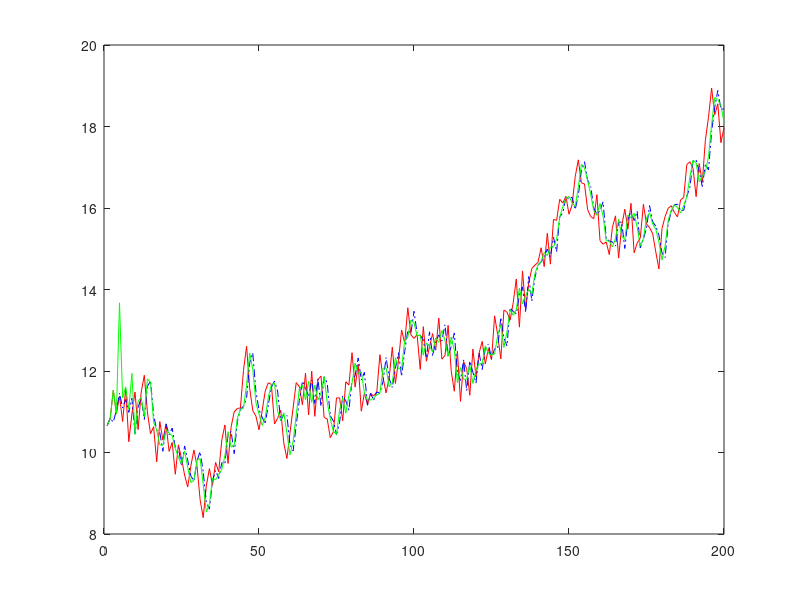

Reproduce this figure in MATLAB.
function out = rlsdata( )
%A demo to show recursive least squares parameter estimation and prediction.

clf;
numpts = 200;
order = 2;
noise = 2.0;
theta = [0.6;0.4];

disp('True parameter vector = ')
disp(theta');

y=10 + noise*(rand(1,order)-0.5);

for i=order+1:numpts,
  for j=1:order,
    phip(j) = y(i-j);
  end
  phi=phip';
  y(i)=theta'*phi + noise*(rand(1)-0.5);
end
x=[1:numpts];
plot(x,y,'r-');

disp('Press any key to plot predicted signal');
pause

hold on;

trsize = floor(numpts/20);

for i=1:order+1,
  ytr(:,i)=y(i:trsize+i-1)';
end

for i=1:order,
  A(:,i)=ytr(:,order-i+1);
end
b = ytr(:,order+1);

thetahat=(A'*A)\(A'*b);

disp('Estimate of parameter vector = ')
disp(thetahat');

for j=1:order,
  yhat(j)=y(j);
end

for i=order+1:numpts,
  for j=1:order,
    phip(j) = y(i-j);
  end
  phi=phip';
  yhat(i)=thetahat'*phi;
end
x=[1:numpts];
plot(x,yhat,'b-.');

disp('Press any key to plot RLS predicted signal');
pause

for i=1:order+1,
  ytr2(:,i)=y(i:order+i-1)';
end

for i=1:order,
  A2(:,i)=ytr2(:,order-i+1);
end
b2 = ytr2(:,order+1);

P=inv(A2'*A2);
that=P*A2'*b2;

for j=1:order,
  yhat(j)=y(j);
end

for i=order+1:numpts,
  for j=1:order,
    phip(j) = y(i-j);
  end
  phi=phip';
  yhat(i)=that'*phi;
  P=P-(P*phi*phi'*P)/(1+phi'*P*phi);
  that=that+P*phi*(y(i)-phi'*that);
  %disp('that =');
  %disp(that');
end

disp('Estimate of parameter vector = ')
disp(that');

x=[1:numpts];
plot(x,yhat,'g-');
